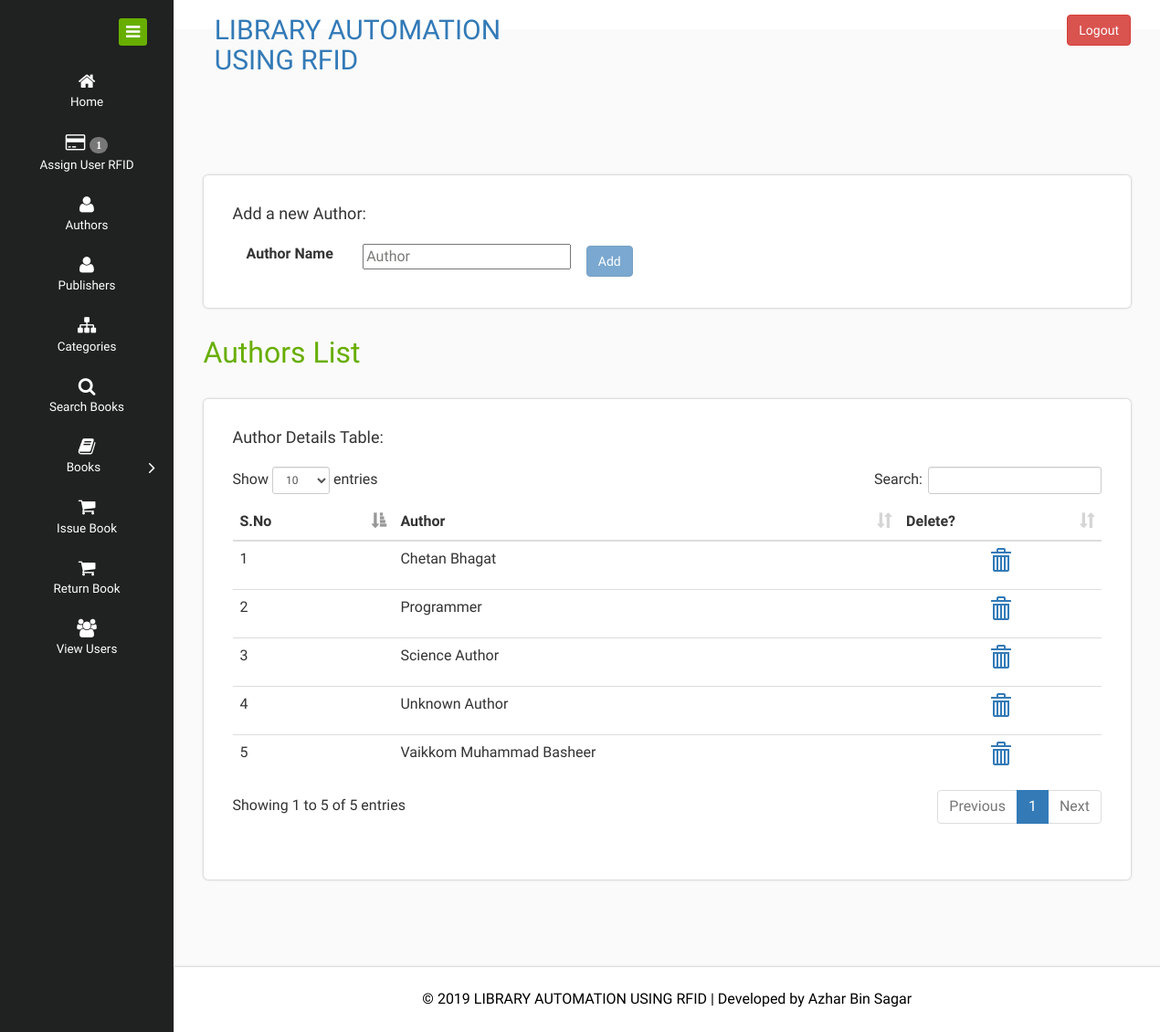
Screenshot of /admin/author.php (signed in) with the database file from the repository.
### tables this page shows
CREATE TABLE `author` (
  `aid` int(5) NOT NULL,
  `name` varchar(50) NOT NULL
);

### admin/author.php (the view, shortened to what this page needs)
<!DOCTYPE HTML>
<html>
<head>
<link href="../assets/css/bootstrap.css" rel="stylesheet" type="text/css" media="all">
<link href="../assets/css/style.css" rel="stylesheet" type="text/css" media="all"/>
    <link href="../assets/plugins/datatables/dataTables.bootstrap.css" rel="stylesheet" />
<link href="../assets/css/font-awesome.css" rel="stylesheet">
</head>
<body>
<div class="page-container">
   <div class="left-content">
	   <div class="mother-grid-inner">
<?php require('admin_header.php'); ?>
<div class="inner-block">
<div class="main-page">
    <div class="blank">
    	<div class="blankpage-main">
						<h4>Add a new Author:</h4><br>
									<form class="form form-inline" id="addaut" data-toggle="validator" method="post">
										<div class="form-group">
											<label for="aut" class="col-sm-4 control-label">Author Name</label>
											<div class="col-md-8">
												<div class="input-group">
													<input type="text" class="form-control1" placeholder="Author" id="aut" name="aut" required >
												</div>
											</div>
										</div>
										<div class="form-group">
										<button type="submit" id="addautb" class="btn btn-primary">Add</button>
										</div>
									</form>
    	</div>
    	<h2>Authors List</h2>
    	<div class="blankpage-main">
						<div class="table table-responsive">
						<h4>Author Details Table:</h4><br>
							<table class="table table-hover" id="tblauthor">
							<thead> <tr> <th>S.No</th> <th>Author</th> <th>Delete?</th></tr> </thead>
							<tbody>
<?php
        $query = "SELECT * FROM `author` ORDER BY `name`";
		$result = mysqli_query($con,$query) or die(mysqli_error($con));
		$c=1;
		while($obj=mysqli_fetch_object($result))
		{
			echo "<tr> <td>$c</td>";
                    echo"
                        <td>$obj->name</td>
						<td><a class=\"remove_aut\" aid=\"$obj->aid\" href=\"javascript:void(0)\">
						<i class=\"glyphicon glyphicon-trash\"></i></a></td>
                      </tr>";
			$c++;
		}
?>
							 </tbody> </table>
						</div>
    	</div>
    </div>
</div>
</div>
<div class="copyrights">
	 <p>© 2019 LIBRARY AUTOMATION USING RFID | Developed by  <a href="" target="_blank">Azhar Bin Sagar</a> </p>
</div>
</div>
</div>
</div>
</body>
</html>

### rows the page displays
author: name "Chetan Bhagat"
author: name "Programmer"
author: name "Science Author"
author: name "Unknown Author"
author: name "Vaikkom Muhammad Basheer"

### other values shown
$nfc "1"
